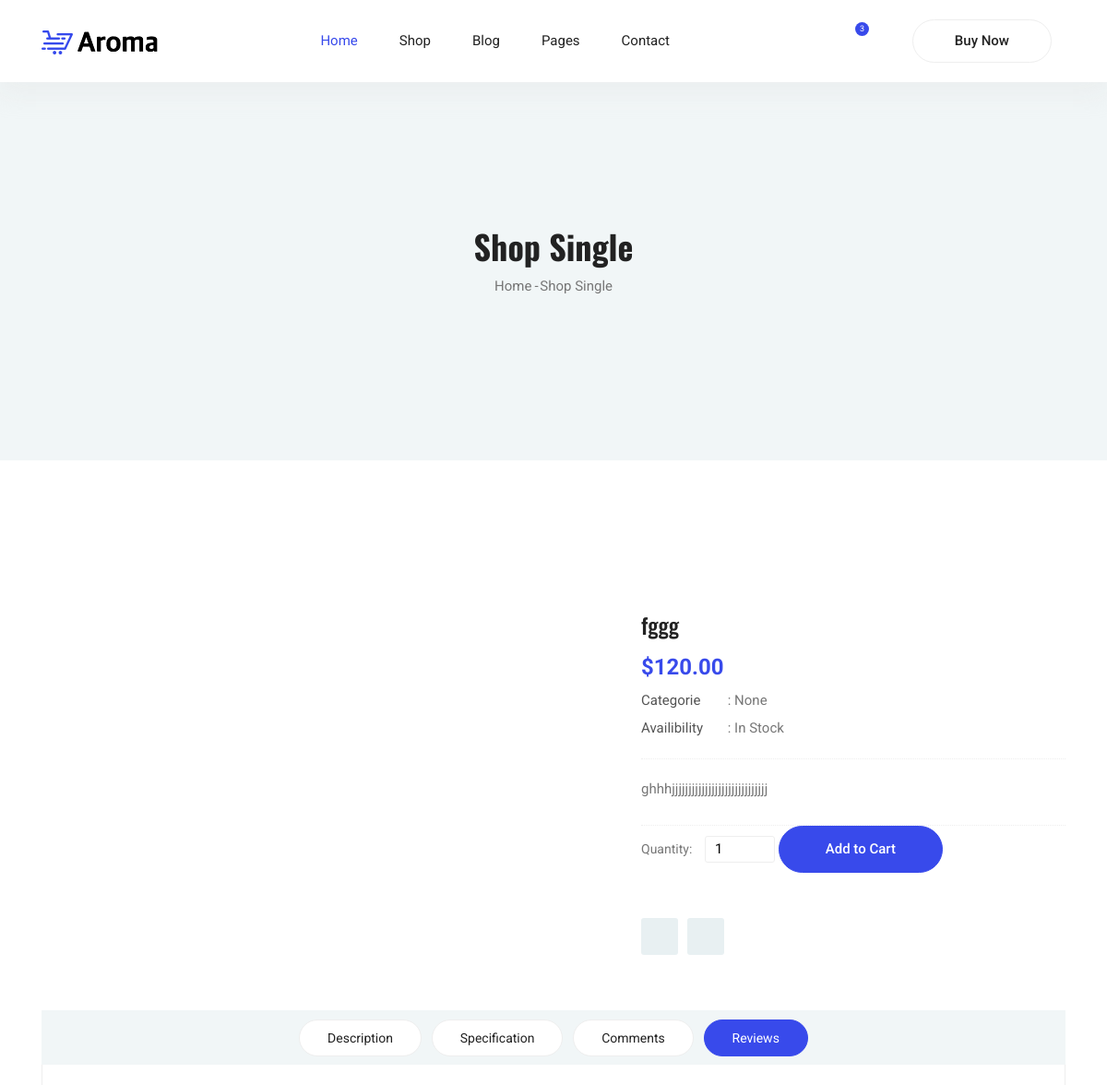
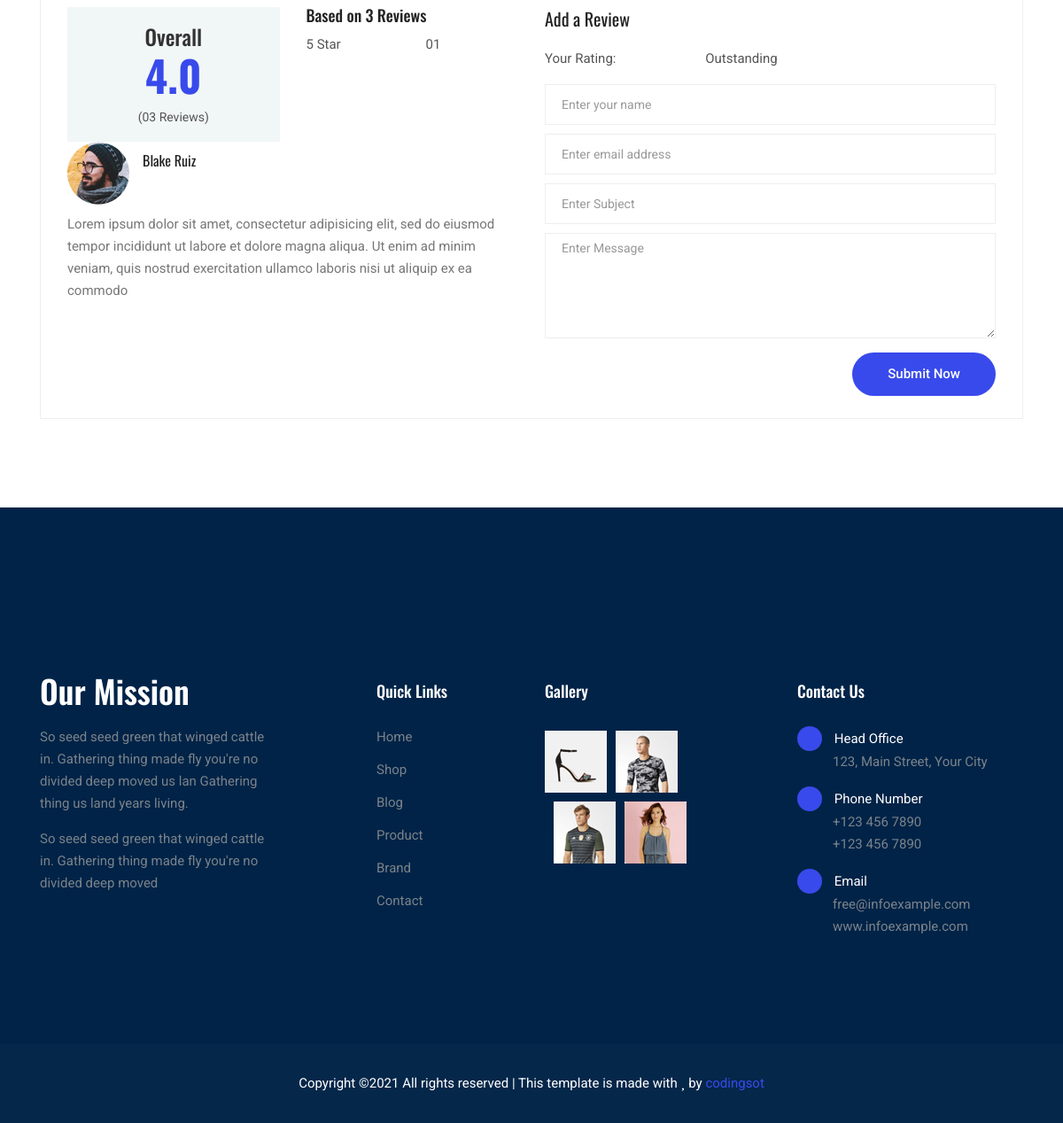
The page /home/fggg on the database its author committed (2 pictures, top to bottom).
### pages/models.py (models this page shows, shortened)
class Product(models.Model):
    PROName = models.CharField(max_length=100, verbose_name=_("product name"))
    PROCategory = models.ForeignKey('Category', on_delete=models.CASCADE, blank=True, null=True)
    PRDDescr = models.TextField(verbose_name=_("product description"))
    PRDPrice = models.DecimalField(max_digits=5, decimal_places=2, verbose_name=_("product price"))
    PRDImage = models.ImageField(upload_to='productImage/', verbose_name=_("Imaage"), blank=True, null=True)
    PROCost = models.DecimalField(max_digits=5, decimal_places=2, verbose_name=_("product Cost"))
    PROCreated = models.DateTimeField(verbose_name=_("time created"))
    slug = models.SlugField(('slug'), null=True, blank=True)

### pages/views.py (the view)
# urls.py: path('<slug:slug>', views.productdetails, name='productdetails'),
def  productdetails(request, slug):
    context = {
        'product_details' : Product.objects.get( slug = slug),
    }
    return render(request, 'products/productdetails.html', context)

### templates/products/productdetails.html (shortened to what this page needs)
 {% extends 'base.html' %}
 {% load static %}
 {% block content %}
	<section class="blog-banner-area" id="blog">
		<div class="container h-100">
			<div class="blog-banner">
				<div class="text-center">
					<h1>Shop Single</h1>
					<nav aria-label="breadcrumb" class="banner-breadcrumb">
            <ol class="breadcrumb">
              <li class="breadcrumb-item"><a href="#">Home</a></li>
              <li class="breadcrumb-item active" aria-current="page">Shop Single</li>
            </ol>
          </nav>
				</div>
			</div>
    </div>
	</section>
	<div class="product_image_area">
		<div class="container">
			<div class="row s_product_inner">
				<div class="col-lg-6">
				</div>
				<div class="col-lg-5 offset-lg-1">
					<div class="s_product_text">
						<h3>{{product_details.PROName}}</h3>
						<h2>${{product_details.PRDPrice}}</h2>
						<ul class="list">
							<li><a class="active" href="#"><span>Categorie</span> : {{product_details.PROCategory}}</a></li>
							<li><a href="#"><span>Availibility</span> : In Stock</a></li>
						</ul>
						<p>{{product_details.PRDDescr}}</p>
						<div class="product_count">
              <label for="qty">Quantity:</label>
              <button onclick="var result = document.getElementById('sst'); var sst = result.value; if( !isNaN( sst )) result.value++;return false;"
							 class="increase items-count" type="button"><i class="ti-angle-left"></i></button>
							<input type="text" name="qty" id="sst" size="2" maxlength="12" value="1" title="Quantity:" class="input-text qty">
							<button onclick="var result = document.getElementById('sst'); var sst = result.value; if( !isNaN( sst ) &amp;&amp; sst > 0 ) result.value--;return false;"
               class="reduced items-count" type="button"><i class="ti-angle-right"></i></button>
							<a class="button primary-btn" href="#">Add to Cart</a>
						</div>
						<div class="card_area d-flex align-items-center">
							<a class="icon_btn" href="#"></a>
							<a class="icon_btn" href="{{product_details.PRDImage.url}}"></a>
						</div>
					</div>
				</div>
			</div>
		</div>
	</div>
	<section class="product_description_area">
		<div class="container">
			<ul class="nav nav-tabs" id="myTab" role="tablist">
				<li class="nav-item">
					<a class="nav-link" id="home-tab" data-toggle="tab" href="#home" role="tab" aria-controls="home" aria-selected="true">Description</a>
				</li>
				<li class="nav-item">
					<a class="nav-link" id="profile-tab" data-toggle="tab" href="#profile" role="tab" aria-controls="profile"
					 aria-selected="false">Specification</a>
				</li>
				<li class="nav-item">
					<a class="nav-link" id="contact-tab" data-toggle="tab" href="#contact" role="tab" aria-controls="contact"
					 aria-selected="false">Comments</a>
				</li>
				<li class="nav-item">
					<a class="nav-link active" id="review-tab" data-toggle="tab" href="#review" role="tab" aria-controls="review"
					 aria-selected="false">Reviews</a>
				</li>
			</ul>
			<div class="tab-content" id="myTabContent">
				<div class="tab-pane fade show active" id="review" role="tabpanel" aria-labelledby="review-tab">
					<div class="row">
						<div class="col-lg-6">
							<div class="row total_rate">
								<div class="col-6">
									<div class="box_total">
										<h5>Overall</h5>
										<h4>4.0</h4>
										<h6>(03 Reviews)</h6>
									</div>
								</div>
								<div class="col-6">
									<div class="rating_list">
										<h3>Based on 3 Reviews</h3>
										<ul class="list">
											<li><a href="#">5 Star <i class="fa fa-star"></i><i class="fa fa-star"></i><i class="fa fa-star"></i><i
													 class="fa fa-star"></i><i class="fa fa-star"></i> 01</a></li>
										</ul>
									</div>
								</div>
							</div>
							<div class="review_list">
								<div class="review_item">
									<div class="media">
										<div class="d-flex">
											<img src="{%static 'img/product/review-1.png' %}" alt="">
										</div>
										<div class="media-body">
											<h4>Blake Ruiz</h4>
											<i class="fa fa-star"></i>
											<i class="fa fa-star"></i>
											<i class="fa fa-star"></i>
											<i class="fa fa-star"></i>
											<i class="fa fa-star"></i>
										</div>
									</div>
									<p>Lorem ipsum dolor sit amet, consectetur adipisicing elit, sed do eiusmod tempor incididunt ut labore et
										dolore magna aliqua. Ut enim ad minim veniam, quis nostrud exercitation ullamco laboris nisi ut aliquip ex ea
										commodo</p>
								</div>
							</div>
						</div>
						<div class="col-lg-6">
							<div class="review_box">
								<h4>Add a Review</h4>
								<p>Your Rating:</p>
								<ul class="list">
									<li><a href="#"><i class="fa fa-star"></i></a></li>
									<li><a href="#"><i class="fa fa-star"></i></a></li>
									<li><a href="#"><i class="fa fa-star"></i></a></li>
									<li><a href="#"><i class="fa fa-star"></i></a></li>
									<li><a href="#"><i class="fa fa-star"></i></a></li>
								</ul>
								<p>Outstanding</p>
                <form action="#/" class="form-contact form-review mt-3">
                  <div class="form-group">
                    <input class="form-control" name="name" type="text" placeholder="Enter your name" required>
                  </div>
                  <div class="form-group">
                    <input class="form-control" name="email" type="email" placeholder="Enter email address" required>
                  </div>
                  <div class="form-group">
                    <input class="form-control" name="subject" type="text" placeholder="Enter Subject">
                  </div>
                  <div class="form-group">
                    <textarea class="form-control different-control w-100" name="textarea" id="textarea" cols="30" rows="5" placeholder="Enter Message"></textarea>
                  </div>
                  <div class="form-group text-center text-md-right mt-3">
                    <button type="submit" class="button button--active button-review">Submit Now</button>
                  </div>
                </form>
							</div>
						</div>
					</div>
				</div>
			</div>
		</div>
	</section>
{% endblock content %}

### rows shown on the page
Product: PROName "fggg", PRDPrice "120.00", PROCategory "None", PRDDescr "ghhhjjjjjjjjjjjjjjjjjjjjjjjjjjjjj"
